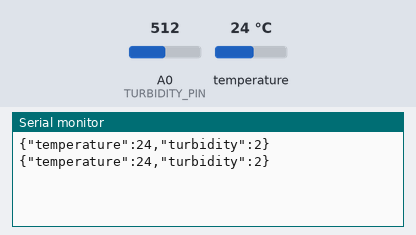
This sketch was run on a simulated Arduino Uno, built with avr-gcc and run on an emulated ATmega328P. Shown: the last lines printed to the serial monitor. The test bench sets the inputs (shaded band); at power-on: temperature 24 °C, A0 (TURBIDITY_PIN) = 512.

Above: at 7.3 s.
7.4 s: temperature set to 12 °C
At 13.6 s:
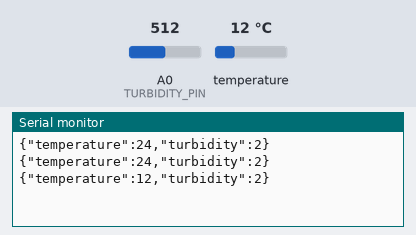
14.2 s: A0 (TURBIDITY_PIN) set to 716
At 19.3 s:
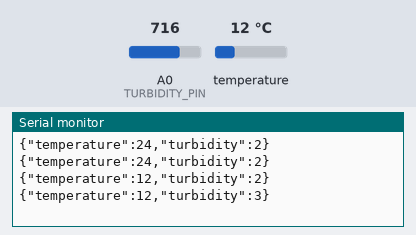
21.0 s: temperature set to 19 °C
At 25.0 s:
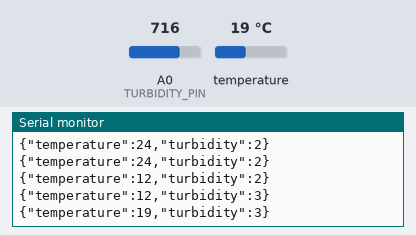
27.8 s: A0 (TURBIDITY_PIN) set to 900
At 30.7 s:
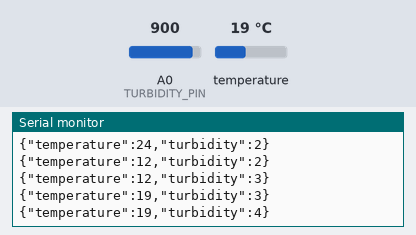
Timing chart, 0 to 32.2 s (numbered marks = the images above; inputs shaded):
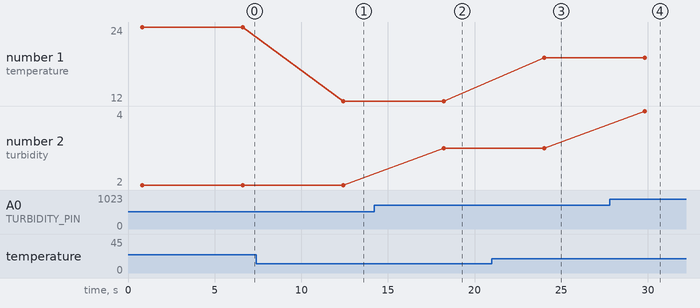

Measured:
- after the input at 7.4 s, the serial monitor: prints a new line after 5.0 s (image 1)
- after the input at 14.2 s, the serial monitor: prints a new line after 4.0 s (image 2)
- after the input at 21.0 s, the serial monitor: prints a new line after 3.0 s (image 3)
- after the input at 27.8 s, the serial monitor: prints a new line after 2.0 s (image 4)
- plotted number 1: 24 → 12 after the input at 7.4 s, 12 → 19 after the input at 21.0 s
- plotted number 2: 2 → 3 after the input at 14.2 s, 3 → 4 after the input at 27.8 s

The sketch:

mainTx.ino
```cpp
#include <SoftwareSerial.h>
#include <ArduinoJson.h>

#include <OneWire.h>
#include <DallasTemperature.h>


#define RX_PIN 3
#define TX_PIN 4

#define ONE_WIRE_BUS 5
#define TURBIDITY_PIN A0

SoftwareSerial XSERIAL = SoftwareSerial(RX_PIN, TX_PIN);

OneWire oneWire(ONE_WIRE_BUS);
DallasTemperature sensors(&oneWire);

void setup() {
  XSERIAL.begin(9600);
  Serial.begin(9600);
  startTemperature();
}

void loop() {
  int temperature = captureTemperature();
  float turbidity = captureTurbidity();
  char jsonChar[100];

  StaticJsonBuffer<200> jsonBuffer;
  JsonObject& data = jsonBuffer.createObject();
  data.set("temperature", temperature);
  data.set("turbidity", turbidity);
  data.printTo(jsonChar);

  XSERIAL.println(jsonChar);

  Serial.println(jsonChar);

  delay(5000);
}

int startTemperature() {
  sensors.begin();
  return 0;
}

int captureTemperature() {
  sensors.requestTemperatures();
  int temperature = sensors.getTempCByIndex(0);

  return temperature;
}

int captureTurbidity() {
  int sensorValue = analogRead(TURBIDITY_PIN);
  float voltage = sensorValue * (5.0 / 1024.0);
  float ntu;

  if (voltage < 2.5){
    ntu = 3000;
  } else {
    ntu = -1120.4*square(voltage)+5742.3*voltage-4353.8;
  }

  return voltage;
}
```
